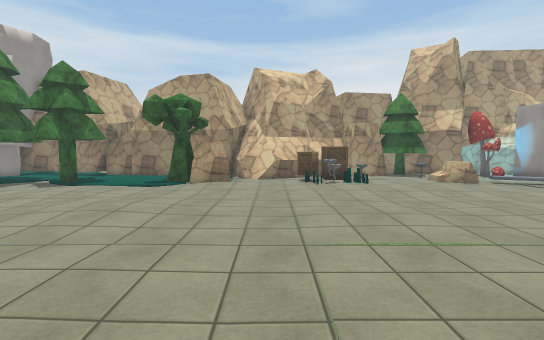
View 1 (above)

18 first-person views from a walk through a scene from a Unity 3-D project. The camera is 1.5 m above the floor, tilts 4° down and sees 85° across. The floor is counted in squares, 1 m on a side. Each view is taken from the middle of a square. On the plan, view 1 faces up. The plan holds only what a view shows up to about 15 squares ahead; the rest is blank. The place goes on beyond the plan. The player character is not drawn. Door leaves are left out, so doorways stand open. Some surface patterns are stand-ins.

View 2
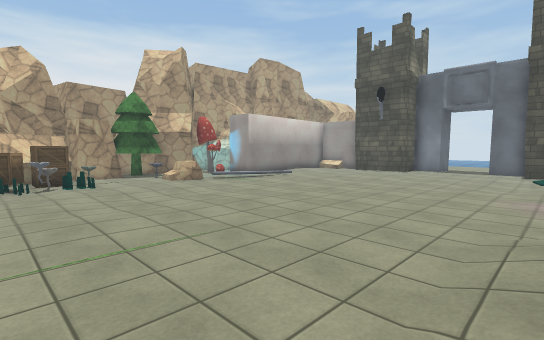

View 3
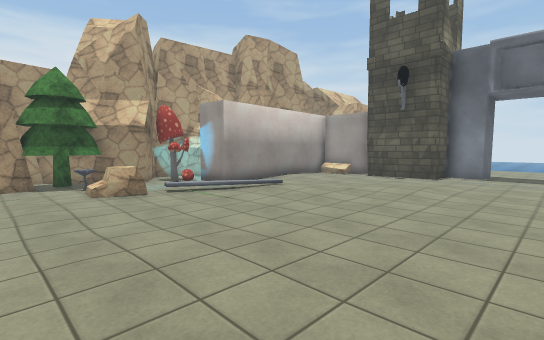

View 4
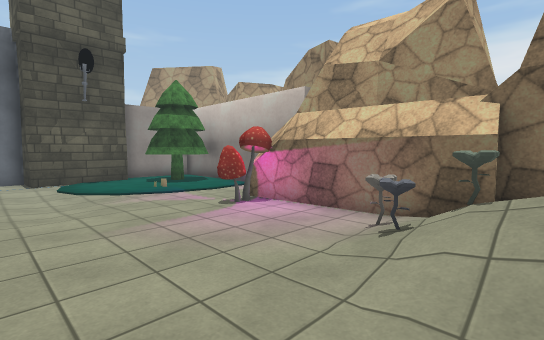

View 5
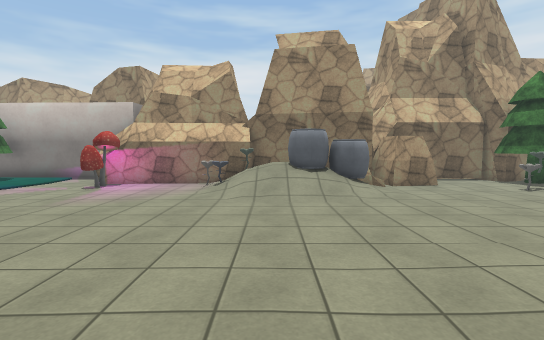

View 6
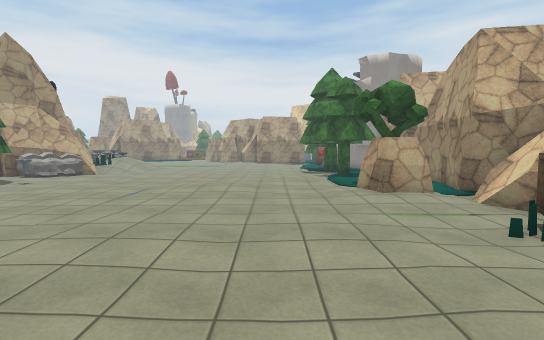

View 7
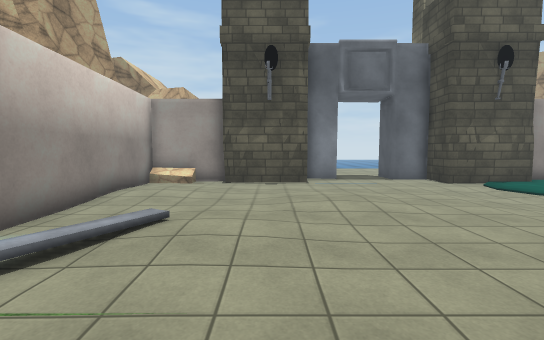

View 8
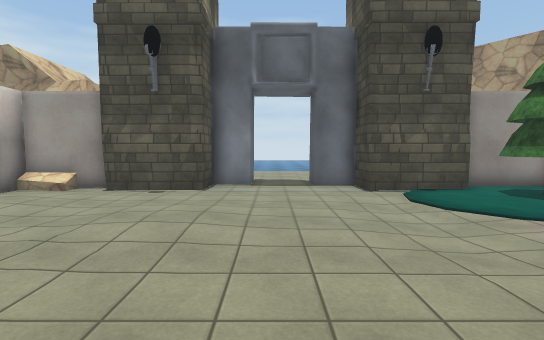

View 9
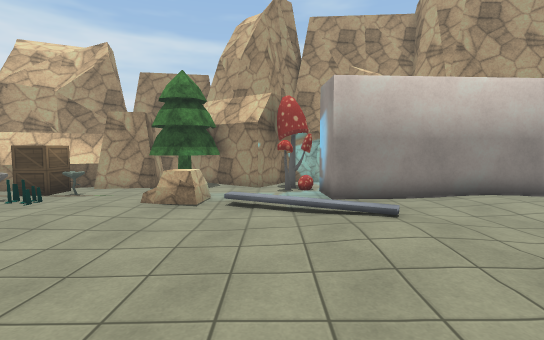

View 10
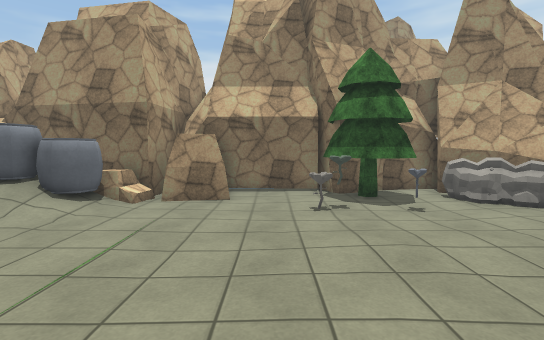

View 11
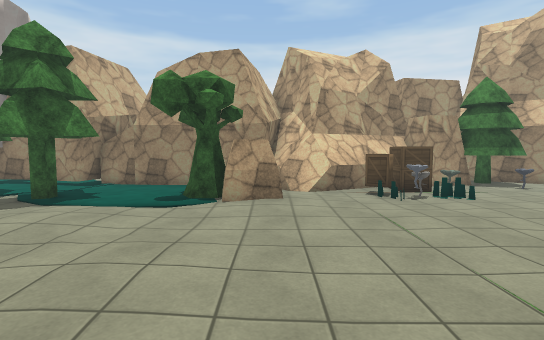

View 12
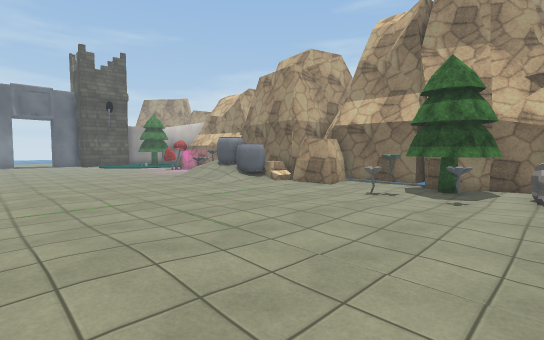

View 13
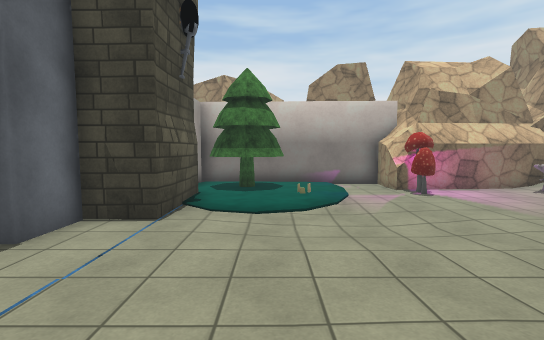

View 14
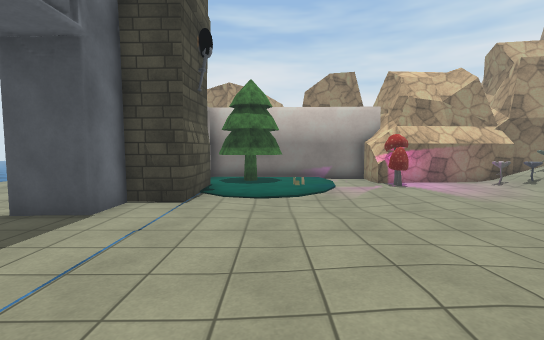

View 15
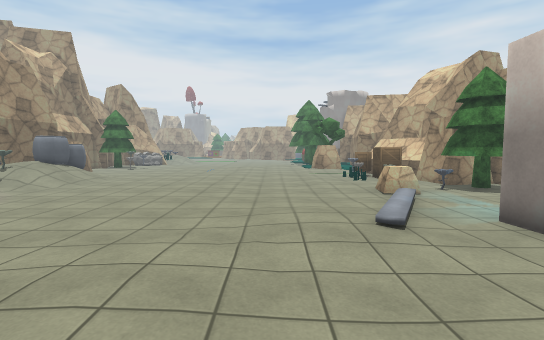

View 16
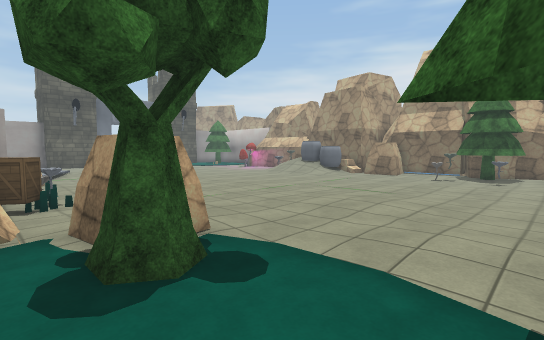

View 17
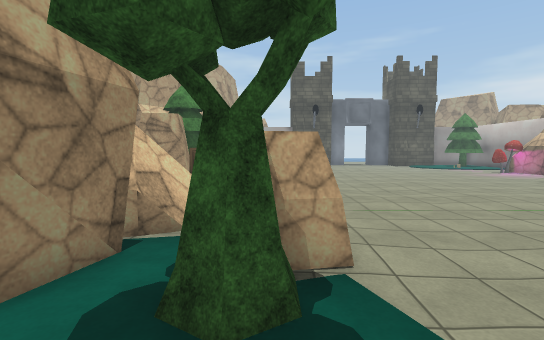

View 18
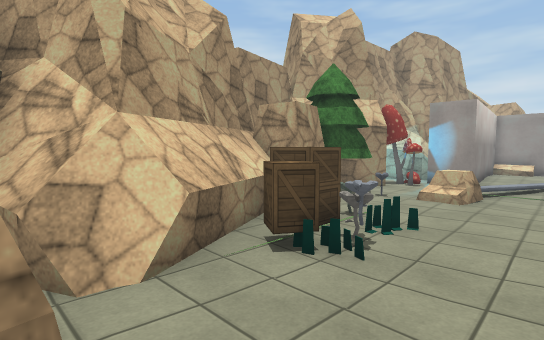

### Floor plan
Key: @ floor where view 1 was taken; # wall or solid block; . main floor; : floor 0.25 m higher than the main floor; - floor 0.25 m lower than the main floor; + floor 1 m higher than the main floor; / step, stairs or slope; D open door; = window, fence, low wall or low ledge; ^ raised ledge; O other object.
Columns run from 8 left of view 1 to 23 right of it. Each row starts with its distance up from view 1.
 19               #O##
 18            ###OOO###
 17      ###  ##O##OOO####
 16 O#####O###^OOO.OO..OO#
 15 .....OO=#^OOOO..O....#
 14 ....OOO..OO.....OO...#########
 13 O..OOOO.........OOO/.....::..#
 12 .....OO............///....:..#
 11 ...................../.......#
 10 .::..................::......O
  9 .............................#
  8 ....:...................:....##
  7 ....::..................::....#
  6 ..............................##
  5 ..............................D.
  4 ..............................D.
  3 ..............................O#
  2 .......................---...O##
  1 ........................-///.##
  0 ........@../////......../...O#
 -1 ...........OOO//O...........O#
 -2 O.OOOO.....OOO+OOO...O.....O #
 -3 OOOOO..OOO#O   //..OOO....OOO#
 -4 O.OOO...OO#####OOOOOOO....OOO#
 -5 ###########          O####OOO#
 -6     #                       ##

Where each view was taken, in squares from view 1:
view 1: 0 up, 0 right, facing up
view 2: 0 up, 1 right, facing up-right
view 3: 3 up, 5 right, facing up-right
view 4: 3 up, 6 right, facing down-right
view 5: 9 up, 6 right, facing down
view 6: 9 up, 7 right, facing left
view 7: 9 up, 8 right, facing right
view 8: 5 up, 10 right, facing right
view 9: 5 up, 11 right, facing up
view 10: 6 up, 2 left, facing down
view 11: 4 up, 2 left, facing up
view 12: 8 up, 8 left, facing down-right
view 13: 8 up, 18 right, facing down
view 14: 10 up, 18 right, facing down
view 15: 9 up, 19 right, facing left
view 16: 15 up, 8 left, facing down-right
view 17: 13 up, 7 left, facing right
view 18: 11 up, 2 left, facing up-right
